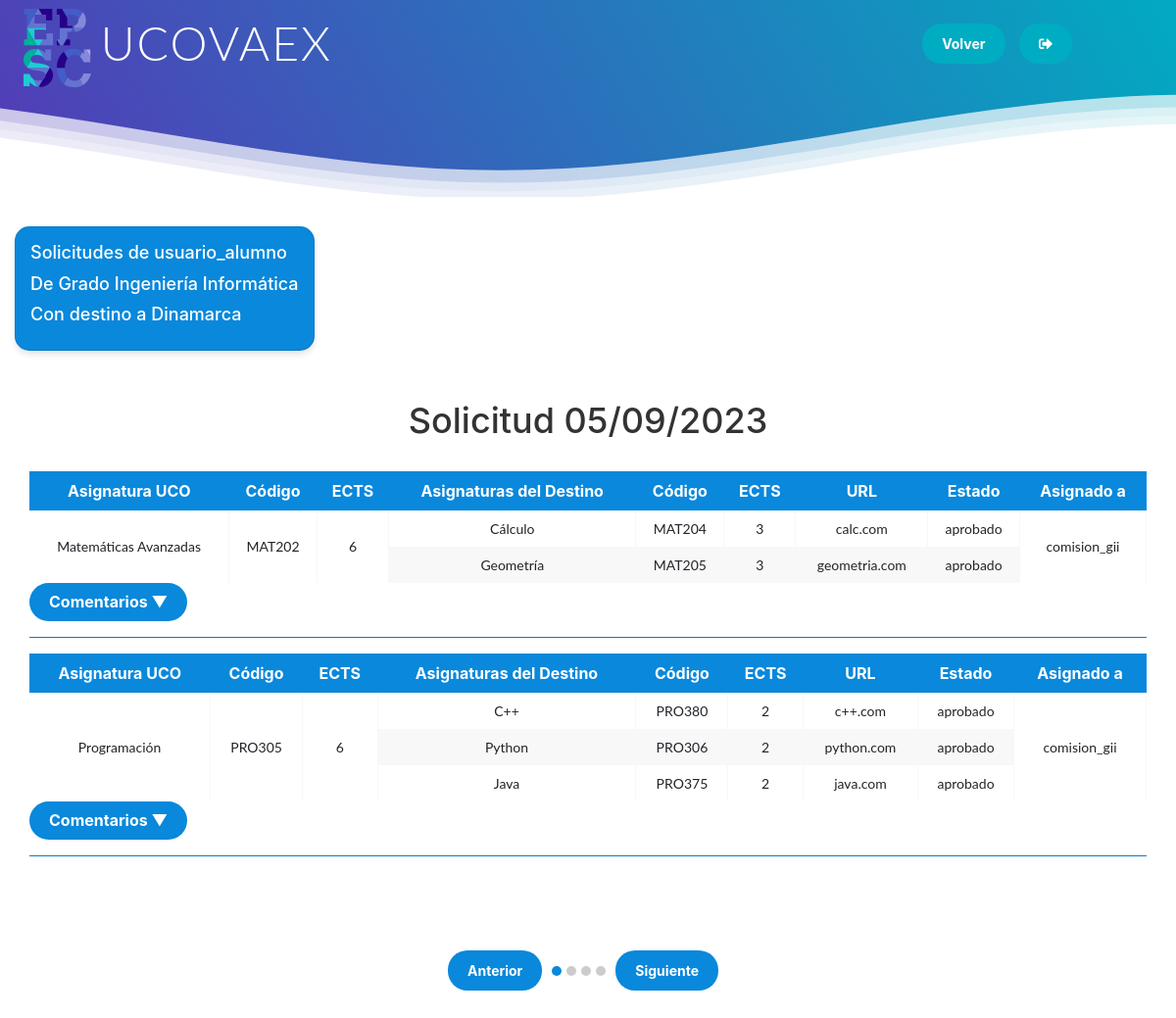
/usuario/usuario_alumno (signed in), run on the app's committed database.
### tables this page shows
CREATE TABLE "relacion_asignaturas_alumnos" (
    id INTEGER PRIMARY KEY AUTOINCREMENT,
    id_solicitud TEXT,
    usuario TEXT,
    fecha TEXT DEFAULT (strftime('%d/%m/%Y', 'now', 'localtime')),
    codigo_eps TEXT,
    nombre_eps TEXT,
    codigo_destino TEXT,
    nombre_destino TEXT,
    estado TEXT DEFAULT 'pendiente',
    destino TEXT,
    FOREIGN KEY(codigo_eps, nombre_eps) REFERENCES asignatura_eps(codigo, nombre),
    FOREIGN KEY(codigo_destino, nombre_destino) REFERENCES asignatura_destino(codigo, nombre)
);

CREATE TABLE asignatura_eps (
                    id INTEGER PRIMARY KEY AUTOINCREMENT,
                    titulacion TEXT,
                    codigo TEXT,
                    nombre TEXT,
                    ects INTEGER,
                    destino TEXT,
                    duracion TEXT
                );

CREATE TABLE asignatura_destino (
                    id INTEGER PRIMARY KEY AUTOINCREMENT,
                    nombre TEXT,
                    codigo TEXT,
                    ects INTEGER,
                    url TEXT
                );

CREATE TABLE "asignaciones" (
        id_solicitud TEXT PRIMARY KEY, "alumno" TEXT,
        usuario_comision TEXT);

### app.py (the view)
@app.route('/usuario/<nombre_usuario>')
@login_required
def mostrar_solicitudes_usuario(nombre_usuario):
    if current_user.tipo == 'administrador' or current_user.tipo == 'asistente' or current_user.tipo == 'comision' or current_user.tipo == "alumno":
        connection = get_db()
        cursor = connection.cursor()
        cursor.execute("SELECT usuario FROM relacion_asignaturas_alumnos WHERE usuario = ?", (nombre_usuario,))
        alumno_row = cursor.fetchone()
        if alumno_row is not None:
            alumno = alumno_row[0]
        else:
            alumno = None
        comentarios = obtener_comentarios()
        cursor.execute("""
            SELECT titulacion
            FROM asignatura_eps
            WHERE codigo IN (
                SELECT codigo_eps
                FROM relacion_asignaturas_alumnos
                WHERE usuario = ?
            )
            LIMIT 1
        """, (nombre_usuario,))
        titulacion_result = cursor.fetchone()
        if titulacion_result is not None:
            titulacion = titulacion_result[0]
        else:
            titulacion = None
        cursor.execute("""
            SELECT id_solicitud, usuario_comision
            FROM asignaciones
            ORDER BY id_solicitud
        """)
        asignaciones = cursor.fetchall()
        cursor.execute("""
            SELECT fecha
            FROM relacion_asignaturas_alumnos
            WHERE usuario = ?
            ORDER BY DATE(SUBSTR(fecha, 7, 4) || '-' || SUBSTR(fecha, 4, 2) || '-' || SUBSTR(fecha, 1, 2)) DESC
        """, (nombre_usuario,))
        fecha = cursor.fetchall()
        fechas = []
        for f in fecha:
            fecha = f[0]
            fechas.append(fecha)
        cursor.execute("""
            SELECT id_solicitud
            FROM relacion_asignaturas_alumnos
            WHERE usuario = ?
            ORDER BY DATE(SUBSTR(fecha, 7, 4) || '-' || SUBSTR(fecha, 4, 2) || '-' || SUBSTR(fecha, 1, 2)) DESC
        """, (nombre_usuario,))
        id_solicitud_aux = cursor.fetchall()
        vector_id_solicitud = []
        for id in id_solicitud_aux:
            id_solicitud_aux = id[0]
            vector_id_solicitud.append(id_solicitud_aux)
        if current_user.tipo == 'comision':
            cursor.execute("""
                SELECT id_solicitud, nombre_eps, codigo_eps, nombre_destino, codigo_destino, estado, fecha
                FROM relacion_asignaturas_alumnos
                WHERE id_solicitud IN (
                    SELECT id_solicitud
                    FROM asignaciones
                    WHERE usuario_comision = ?
                    OR usuario_comision IN (
                        SELECT comision
                        FROM comisiones
                        WHERE usuario = ?
                    )
                )
                ORDER BY DATE(SUBSTR(fecha, 7, 4) || '-' || SUBSTR(fecha, 4, 2) || '-' || SUBSTR(fecha, 1, 2)) DESC
            """, (current_user.get_id(), current_user.get_id()))
            solicitudes = cursor.fetchall()
        else:
            cursor.execute("""
                SELECT id_solicitud, nombre_eps, codigo_eps, nombre_destino, codigo_destino, estado, fecha
                FROM relacion_asignaturas_alumnos
                WHERE usuario = ?
                ORDER BY DATE(SUBSTR(fecha, 7, 4) || '-' || SUBSTR(fecha, 4, 2) || '-' || SUBSTR(fecha, 1, 2)) DESC
            """, (nombre_usuario,))
            solicitudes = cursor.fetchall()
        cursor.execute("""
            SELECT tipo
            FROM usuarios
            WHERE nombre_usuario = ?
        """, (current_user.get_id(),))
        tipo_usuario_row = cursor.fetchone()
        if tipo_usuario_row is not None:
            tipo_usuario = tipo_usuario_row[0]
        else:
            tipo_usuario = None
        destinos = []
        cursor.execute("""
            SELECT destino
            FROM relacion_asignaturas_alumnos
            WHERE usuario = ?
            ORDER BY DATE(SUBSTR(fecha, 7, 4) || '-' || SUBSTR(fecha, 4, 2) || '-' || SUBSTR(fecha, 1, 2)) DESC
        """, (nombre_usuario,))
        destino_ = cursor.fetchall()
        for d in destino_:
            destino_ = d[0]
            destinos.append(destino_)
        cursor.execute("""
            SELECT DISTINCT nombre_eps
            FROM relacion_asignaturas_alumnos
        """)
        nombres_eps = cursor.fetchall()
        relaciones = []
        for nombre_eps in nombres_eps:
            cursor.execute("""
                SELECT nombre_eps, nombre_destino, estado
                FROM relacion_asignaturas_alumnos
                WHERE nombre_eps = ?
            """, (nombre_eps[0],))
            relaciones.extend(cursor.fetchall())
        connection.close()
        grupos_solicitudes = {}
        for solicitud in solicitudes:
            id_solicitud = solicitud[0]
            nombre_eps = solicitud[1]
            codigo_eps = solicitud[2]
            nombre_destino = solicitud[3]
            codigo_destino = solicitud[4]
            estado = solicitud[5]
            fecha = solicitud[6]
            asignatura_uco = nombre_eps if nombre_eps else codigo_eps
            if asignatura_uco in grupos_solicitudes:
                grupos_solicitudes[asignatura_uco].append({
                    'id_solicitud': id_solicitud,
                    'nombre_uco': nombre_eps,
                    'codigo_uco': codigo_eps,
                    'nombre_destino': nombre_destino,
                    'codigo_destino': codigo_destino,
                    'ects_uco': obtener_ects_asignatura(codigo_eps),
                    'ects_destino': obtener_ects_asignatura(codigo_destino),
                    'url': obtener_url_asignatura(codigo_destino),
                    'estado': estado,
                    'fecha' : fecha
                })
            else:
                grupos_solicitudes[asignatura_uco] = [{
                    'id_solicitud': id_solicitud,
                    'nombre_uco': nombre_eps,
                    'codigo_uco': codigo_eps,
                    'nombre_destino': nombre_destino,
                    'codigo_destino': codigo_destino,
                    'ects_uco': obtener_ects_asignatura(codigo_eps),
                    'ects_destino': obtener_ects_asignatura(codigo_destino),
                    'url': obtener_url_asignatura(codigo_destino),
                    'estado': estado,
                    'fecha' : fecha
                }]
        if alumno is None and current_user.tipo == 'alumno':
            return render_template('solicitud.html')
        elif alumno is None:
            return render_template('administracion.html')
        return render_template('alumno_sol.html', alumno=alumno, destinos=destinos, titulacion=titulacion, grupos_solicitudes=grupos_solicitudes, usuario_tipo=tipo_usuario, comentarios=comentarios, vector_id_solicitud=vector_id_solicitud, fechas=fechas, asignaciones=asignaciones, relaciones=relaciones)
    else:
        logout_user()
        flash('Acceso denegado. Por favor, inicia sesión como alumno.')
        return redirect(url_for('login'))

### templates/alumno_sol.html (shortened to what this page needs)
<!DOCTYPE html>
<html lang="en">
<head>
    <link rel="stylesheet" href="https://stackpath.bootstrapcdn.com/bootstrap/4.3.1/css/bootstrap.min.css"
>
    <link rel="stylesheet" href="https://use.fontawesome.com/releases/v5.8.1/css/all.css"
>
    <link rel="stylesheet" href="/static/css/style.css">
</head>
<body>
    <div class="header">
            <div class="inner-header">
                <div class="logo">
                    <img src="/static/images/SimboloEPSC.svg" alt="SimboloEPS">
                    <h1>UCOVAEX</h1>
                </div>                <form action="{{ url_for('logout') }}" method="post">
                    {% if usuario_tipo == 'alumno' %}
                        <a href="/solicitud" class="button" style="font-size: 14px;">Volver</a>
                    {% else %}
                        <a href="/administracion" class="button" style="font-size: 14px;">Volver</a>
                    {% endif %}
                    <button type="submit" class="button" style="font-size: 14px;">
                        <i class="fas fa-sign-out-alt"></i>
                    </button>
                </form>
            </div>
            <div>
            </div>
        </div>
        <div class="container">
                {% set count = namespace(value=0) %}
                {% for asignatura_uco, solicitudes_destino in grupos_solicitudes.items() %}
                    {% if loop.index0 == 0 %}
                    <div class="slide">
                        <div class="row">
                            <div class="info-alumno">
                                <h5>Solicitudes de {{ alumno }}</h5>
                                <h5>De {{ titulacion }}</h5>
                                <h5>Con destino a {{ destinos[count.value]}}</h5>
                            </div>
                        </div>
                        <h2>Solicitud {{ fechas[count.value] }}</h2>
                    {% elif vector_id_solicitud[count.value] != vector_id_solicitud[count.value -1] %}
                    </div>
                    {% endif %}
                    <table class="fl-table">
                        <thead>
                            <tr>
                                <th>Asignatura UCO</th>
                                <th>Código</th>
                                <th>ECTS</th>
                                <th>Asignaturas del Destino</th>
                                <th>Código</th>
                                <th>ECTS</th>
                                <th>URL</th>
                                <th>Estado</th>
                                <th>Asignado a</th>
                            </tr>
                        </thead>
                        <tbody>
                            {% for solicitud in solicitudes_destino %}
                            {% set count.value = count.value + 1 %}
                                <tr>
                                    {% if loop.index == 1 %}
                                        <td rowspan="{{ solicitudes_destino|length }}" class="align-middle">{{ solicitud['nombre_uco'] }}</td>
                                        <td rowspan="{{ solicitudes_destino|length }}" class="align-middle">{{ solicitud['codigo_uco'] }}</td>
                                        <td rowspan="{{ solicitudes_destino|length }}" class="align-middle">{{ solicitud['ects_uco'] }}</td>
                                    {% endif %}
                                    <td class="align-middle">{{ solicitud['nombre_destino'] }}</td>
                                    <td class="align-middle">{{ solicitud['codigo_destino'] }}</td>
                                    <td class="align-middle">{{ solicitud['ects_destino'] }}</td>
                                    <td class="align-middle">{{ solicitud['url'] }}</td>
                                    <td class="align-middle">{{ solicitud['estado'] }}</td>
                                    {% if loop.index == 1 %}
                                        <td rowspan="{{ solicitudes_destino|length }}" class="align-middle">
                                            {% for asignacion in asignaciones %}
                                                {% if asignacion[0] == vector_id_solicitud[count.value-1] %}
                                                        {{ asignacion[1]}}
                                                    {% endif %}
                                            {% endfor %}
                                        </td>
                                    {% endif %}
                                </tr>
                            {% endfor %}
                        </tbody>
                    </table>
                    {% if usuario_tipo != 'alumno' %}
                    <div class="row">
                        <div class="col-md-12">
                            <h4>
                                <button style="background-color: #0988dc;" type="button" class="button" onclick="toggleComentarios('{{ alumno }}', '{{ asignatura_uco }}')">
                                    <span id="comentarios-toggle-{{ alumno }}-{{ asignatura_uco }}">Comentarios ▼</span>
                                </button>
                            </h4>
                            <hr size="1px" color="#0988dc" />
                        </div>
                    </div>
                    {% endif %}
                {% endfor %}
            <div class="slider-controls">
                <button class="button" style="font-size: 14px; background-color: #0988dc;" onclick="prevSlide()">Anterior</button>
                <div id="slider-indicators" class="slider-indicators" onclick="updateIndicators()"></div>
                <button class="button" style="font-size: 14px; margin-left: 10px; background-color: #0988dc;" onclick="nextSlide()">Siguiente</button>
            </div>
        </div>
</body>
</html>

### data on the page
relacion_asignaturas_alumnos: destino "Dinamarca", fecha "05/09/2023", nombre_uco "Matemáticas Avanzadas", codigo_uco "MAT202", ects_uco "6", nombre_destino "Cálculo", codigo_destino "MAT204", ects_destino "3" "3", estado "aprobado"
relacion_asignaturas_alumnos: usuario "usuario_alumno"
asignatura_eps: titulacion "Grado Ingeniería Informática"
asignatura_destino: url "calc.com"
asignaciones: usuario_comision "comision_gii"
relacion_asignaturas_alumnos: nombre_destino "Geometría", codigo_destino "MAT205", estado "aprobado"
asignatura_destino: url "geometria.com"
relacion_asignaturas_alumnos: nombre_uco "Programación", codigo_uco "PRO305", ects_uco "6", nombre_destino "C++", codigo_destino "PRO380", ects_destino "2" "2" "2", estado "aprobado"
asignatura_destino: url "c++.com"
relacion_asignaturas_alumnos: nombre_destino "Python", codigo_destino "PRO306", estado "aprobado"
asignatura_destino: url "python.com"
relacion_asignaturas_alumnos: nombre_destino "Java", codigo_destino "PRO375", estado "aprobado"
asignatura_destino: url "java.com"
